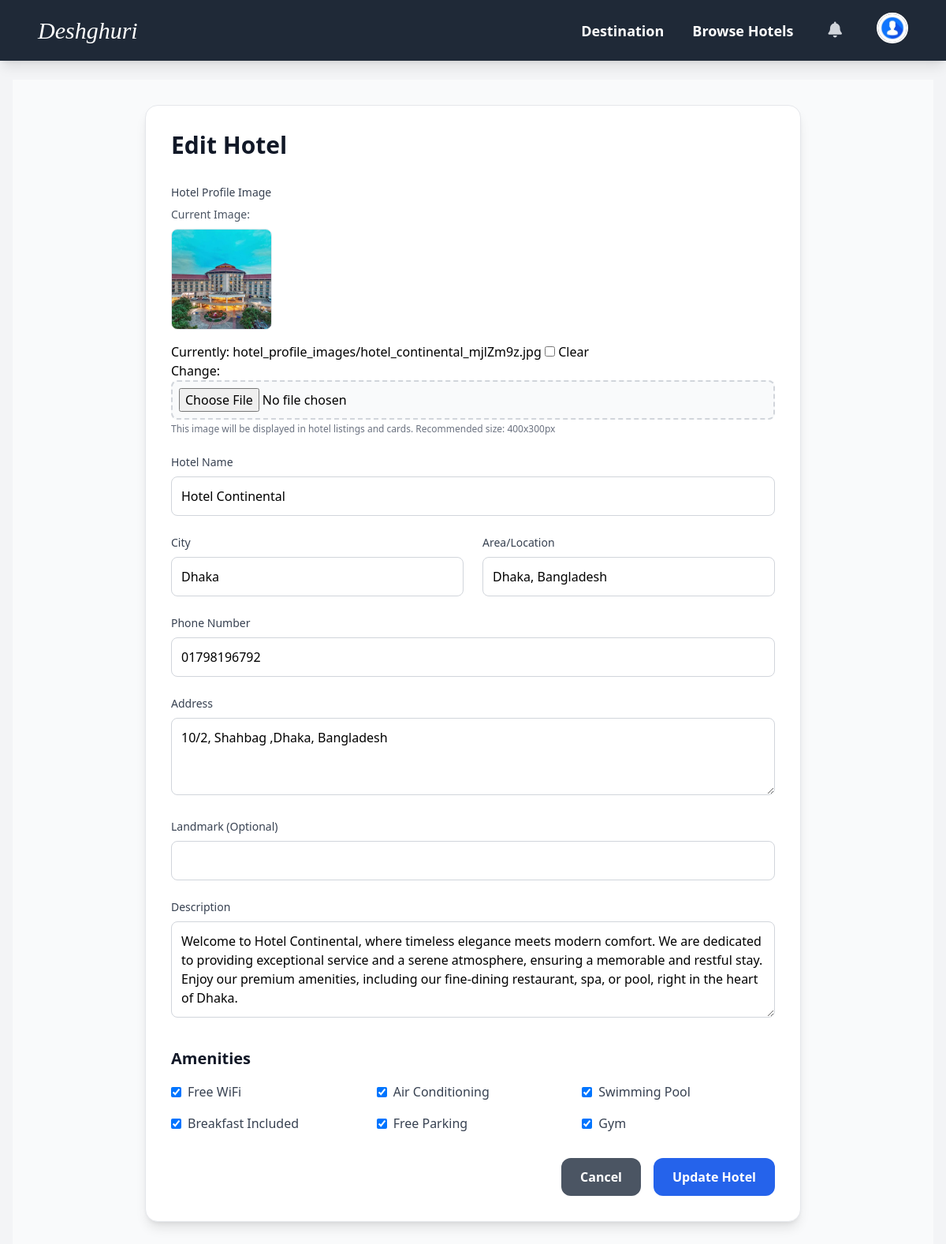
/hotels/1/edit/ (signed in), run on the app's committed database.
### hotels/models.py (models this page shows, shortened)
class Hotel(models.Model):
    owner = models.ForeignKey(settings.AUTH_USER_MODEL, limit_choices_to={'role': 'hotel_manager'},
                              on_delete=models.CASCADE)
    name = models.CharField(max_length=200)
    address = models.TextField(blank=True)
    phone = models.CharField(max_length=30, blank=True)
    description = models.TextField(blank=True)
    profile_image = models.ImageField(upload_to='hotel_profile_images/', blank=True, null=True,
                                      help_text="Main image for hotel cards and listings")
    city = models.CharField(max_length=100, blank=True)
    area = models.CharField(max_length=100, blank=True)
    landmark = models.CharField(max_length=200, blank=True)
    average_rating = models.DecimalField(max_digits=3, decimal_places=2, default=0.00)
    has_wifi = models.BooleanField(default=False)
    has_pool = models.BooleanField(default=False)
    has_ac = models.BooleanField(default=False)
    has_breakfast = models.BooleanField(default=False)
    has_parking = models.BooleanField(default=False)
    has_gym = models.BooleanField(default=False)
    min_price = models.DecimalField(max_digits=10, decimal_places=2, default=0.00)
    max_price = models.DecimalField(max_digits=10, decimal_places=2, default=0.00)
    created_at = models.DateTimeField(auto_now_add=True)
    updated_at = models.DateTimeField(auto_now=True)

### accounts/utils.py (the view)
        def wrapper(request, *args, **kwargs):
            if request.user.is_authenticated and request.user.role in allowed_roles:
                return view_func(request, *args, **kwargs)
            else:
                raise PermissionDenied

### hotels/forms.py
class HotelForm(forms.ModelForm):
    class Meta:
        model = Hotel
        fields = [
            'name', 'address', 'phone', 'description', 'profile_image',
            'city', 'area', 'landmark',
            'has_wifi', 'has_pool', 'has_ac', 'has_breakfast',
            'has_parking', 'has_gym'
        ]
        widgets = {
            'description': forms.Textarea(attrs={'rows': 4}),
            'address': forms.Textarea(attrs={'rows': 3}),
        }

### accounts/context_processors.py (called while the page is built)
def user_role(request):
    user = None
    role = None
    unread_notifications_count = 0
    if request.user.is_authenticated:
        user = request.user
        role = user.role  # from your custom User model field
        unread_notifications_count = user.notifications.filter(is_read=False).count()
    return {
        'logged_user': user,
        'logged_role': role,
        'unread_notifications_count': unread_notifications_count,
    }

### accounts/utils.py (called while the page is built)
def role_required(allowed_roles=None):
    if allowed_roles is None:
        allowed_roles = []
    def decorator(view_func):
        def wrapper(request, *args, **kwargs):
            if request.user.is_authenticated and request.user.role in allowed_roles:
                return view_func(request, *args, **kwargs)
            else:
                raise PermissionDenied
        return wrapper
    return decorator

### hotels/views.py (called while the page is built)
@login_required
@role_required(['hotel_manager'])
def hotel_edit(request, pk):
    hotel = get_object_or_404(Hotel, pk=pk)
    if hotel.owner != request.user:
        return HttpResponseForbidden("Not allowed")
    if request.method == "POST":
        form = HotelForm(request.POST, request.FILES, instance=hotel)
        if form.is_valid():
            form.save()
            messages.success(request, "Hotel updated successfully!")
            return redirect('hotel_dashboard')
    else:
        form = HotelForm(instance=hotel)
    return render(request, "hotels/hotel_form.html", {"form": form})

### template/hotels/hotel_form.html (shortened to what this page needs)
{% extends "base.html" %}
{% load static %}
{% block content %}
<div class="min-h-screen bg-gray-50 py-8">
    <div class="max-w-4xl mx-auto px-4 sm:px-6 lg:px-8">
        <div class="bg-white rounded-2xl shadow-lg border border-gray-200 p-8">
            <h1 class="text-3xl font-bold text-gray-900 mb-8">
                {% if form.instance.pk %}Edit Hotel{% else %}Create New Hotel{% endif %}
            </h1>
            <form method="post" enctype="multipart/form-data">
                <div class="grid grid-cols-1 md:grid-cols-2 gap-6 mb-8">
                    <div class="md:col-span-2">
                        <label class="block text-sm font-medium text-gray-700 mb-2">Hotel Profile Image</label>
                        {% if form.instance.pk and form.instance.profile_image %}
                        <div class="mb-4">
                            <p class="text-sm text-gray-600 mb-2">Current Image:</p>
                            <img src="{{ form.instance.profile_image.url }}" alt="Current hotel image"
                                 class="w-32 h-32 object-cover rounded-lg border border-gray-200">
                        </div>
                        {% endif %}
                        {{ form.profile_image }}
                        <p class="text-xs text-gray-500 mt-1">This image will be displayed in hotel listings and cards. Recommended size: 400x300px</p>
                    </div>
                    <div class="md:col-span-2">
                        <label class="block text-sm font-medium text-gray-700 mb-2">Hotel Name</label>
                        {{ form.name }}
                    </div>
                    <div>
                        <label class="block text-sm font-medium text-gray-700 mb-2">City</label>
                        {{ form.city }}
                    </div>
                    <div>
                        <label class="block text-sm font-medium text-gray-700 mb-2">Area/Location</label>
                        {{ form.area }}
                    </div>
                    <div class="md:col-span-2">
                        <label class="block text-sm font-medium text-gray-700 mb-2">Phone Number</label>
                        {{ form.phone }}
                    </div>
                    <div class="md:col-span-2">
                        <label class="block text-sm font-medium text-gray-700 mb-2">Address</label>
                        {{ form.address }}
                    </div>
                    <div class="md:col-span-2">
                        <label class="block text-sm font-medium text-gray-700 mb-2">Landmark (Optional)</label>
                        {{ form.landmark }}
                    </div>
                    <div class="md:col-span-2">
                        <label class="block text-sm font-medium text-gray-700 mb-2">Description</label>
                        {{ form.description }}
                    </div>
                </div>
                <div class="mb-8">
                    <h3 class="text-xl font-semibold text-gray-900 mb-4">Amenities</h3>
                    <div class="grid grid-cols-2 md:grid-cols-3 gap-4">
                        <label class="flex items-center">
                            {{ form.has_wifi }}
                            <span class="ml-2 text-gray-700">Free WiFi</span>
                        </label>
                        <label class="flex items-center">
                            {{ form.has_ac }}
                            <span class="ml-2 text-gray-700">Air Conditioning</span>
                        </label>
                        <label class="flex items-center">
                            {{ form.has_pool }}
                            <span class="ml-2 text-gray-700">Swimming Pool</span>
                        </label>
                        <label class="flex items-center">
                            {{ form.has_breakfast }}
                            <span class="ml-2 text-gray-700">Breakfast Included</span>
                        </label>
                        <label class="flex items-center">
                            {{ form.has_parking }}
                            <span class="ml-2 text-gray-700">Free Parking</span>
                        </label>
                        <label class="flex items-center">
                            {{ form.has_gym }}
                            <span class="ml-2 text-gray-700">Gym</span>
                        </label>
                    </div>
                </div>
                <div class="flex justify-end space-x-4">
                    <a href="{% url 'hotel_dashboard' %}" class="px-6 py-3 bg-gray-600 text-white rounded-xl font-semibold hover:bg-gray-700 transition-colors">
                        Cancel
                    </a>
                    <button type="submit" class="px-6 py-3 bg-blue-600 text-white rounded-xl font-semibold hover:bg-blue-700 transition-colors">
                        {% if form.instance.pk %}Update Hotel{% else %}Create Hotel{% endif %}
                    </button>
                </div>
            </form>
        </div>
    </div>
</div>
{% endblock %}

### template/hotels/hotel_form.html (style rules this page uses)
input, textarea, select { width: 100%; padding: 0.75rem; border: 1px solid #d1d5db; border-radius: 0.5rem; background-color: white; }
input[type="checkbox"] { width: auto; }
input[type="file"] { padding: 0.5rem; border: 2px dashed #d1d5db; background-color: #f9fafb; }

### data on the page
Hotel: instance.profile_image (picture), name "Hotel Continental", city "Dhaka", area "Dhaka, Bangladesh", phone "01798196792", address "10/2, Shahbag ,Dhaka, Bangladesh", description "Welcome to Hotel Continental, where timeless elegance meets modern comfort. We are dedicated to providing exceptional service and a serene atmosphere, ensuring a memorable and restful stay. Enjoy our premium amenities, including our fine-dining restaurant, spa, or pool, right in the heart of Dhaka.", has_wifi "☑", has_ac "☑", has_pool "☑", has_breakfast "☑", has_parking "☑", has_gym "☑"
